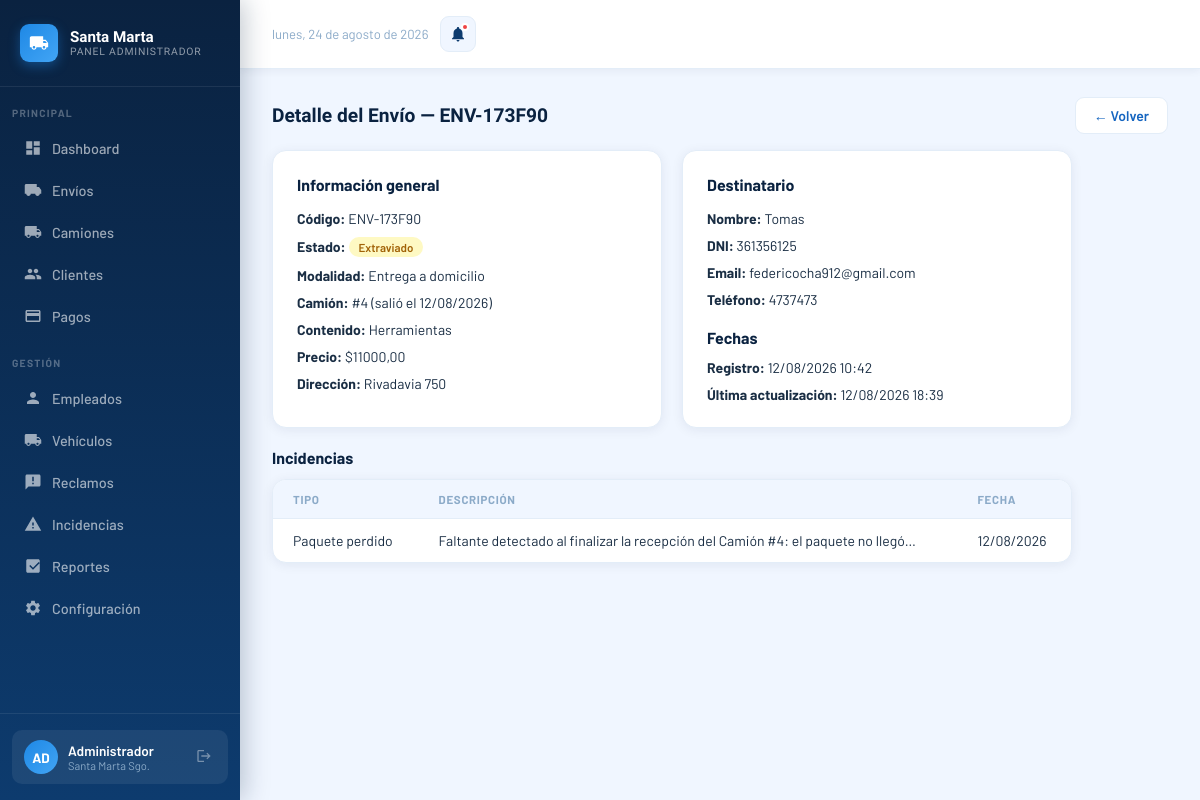
/administrador/envios/27/ (signed in), run on the app's committed database.
### core/models.py (models this page shows, shortened)
class Envio(models.Model):
    ESTADO_CHOICES = [
        ('pendiente', 'Pendiente'),
        ('en_transito', 'En tránsito'),
        ('en_sucursal', 'En sucursal'),
        ('en_reparto', 'En reparto'),
        ('entregado', 'Entregado'),
        ('cancelado', 'Cancelado'),
        ('devuelto', 'Devuelto'),
        ('retenido', 'Retenido'),
        ('extraviado', 'Extraviado'),
    ]
    MODALIDAD_CHOICES = [
        ('domicilio', 'Entrega a domicilio'),
        ('sucursal', 'Retiro en sucursal'),
    ]
    ZONA_CHOICES = [
        ('norte', 'Norte'),
        ('sur', 'Sur'),
        ('este', 'Este'),
        ('oeste', 'Oeste'),
    ]
    codigo = models.CharField(max_length=20, unique=True, editable=False)
    destinatario = models.ForeignKey(Usuario, on_delete=models.PROTECT, related_name='envios')
    despacho = models.ForeignKey(Despacho, on_delete=models.SET_NULL, null=True, blank=True, related_name='envios')
    contenido = models.CharField(max_length=200)
    precio = models.DecimalField(max_digits=10, decimal_places=2)
    estado = models.CharField(max_length=20, choices=ESTADO_CHOICES, default='pendiente')
    modalidad = models.CharField(max_length=20, choices=MODALIDAD_CHOICES)
    direccion_entrega = models.CharField(max_length=200, blank=True)
    zona = models.CharField(max_length=10, choices=ZONA_CHOICES, blank=True)
    fecha_registro = models.DateTimeField(auto_now_add=True)
    fecha_actualizacion = models.DateTimeField(auto_now=True)
    fecha_recepcion = models.DateTimeField(null=True, blank=True)
    fecha_entrega = models.DateTimeField(null=True, blank=True)
    entregado_por = models.ForeignKey(
        Usuario, on_delete=models.SET_NULL, null=True, blank=True, related_name='entregas_realizadas'
    )
    lat = models.FloatField(null=True, blank=True)
    lon = models.FloatField(null=True, blank=True)
    notificado_demora = models.BooleanField(default=False)
    intentos_entrega = models.PositiveSmallIntegerField(default=0)
    ESTADOS_ACTIVOS = ['pendiente', 'en_transito', 'en_sucursal', 'en_reparto']
    UMBRAL_DEMORA_DIAS = 2
    MAX_INTENTOS_ENTREGA = 2
    @property
    def esta_demorado(self):
        return self.estado in self.ESTADOS_ACTIVOS and self.dias_sin_actualizar > self.UMBRAL_DEMORA_DIAS

class Despacho(models.Model):
    fecha_salida = models.DateTimeField(auto_now_add=True)
    recepcion_finalizada = models.BooleanField(default=False)
    fecha_recepcion_finalizada = models.DateTimeField(null=True, blank=True)
    @property
    def total_envios(self):
        return self.envios.count()
    @property
    def envios_recibidos(self):
        return self.envios.exclude(estado__in=['pendiente', 'en_transito', 'extraviado']).count()

class Usuario(AbstractUser):
    ROL_CHOICES = [
        ('admin', 'Administrador'),
        ('empleado', 'Empleado'),
        ('cliente', 'Cliente'),
    ]
    rol = models.CharField(max_length=20, choices=ROL_CHOICES)
    dni = models.CharField(max_length=20, unique=True)
    telefono = models.CharField(max_length=20, blank=True)

class Incidencia(models.Model):
    TIPO_CHOICES = [
        ('danado', 'Paquete dañado'),
        ('perdido', 'Paquete perdido'),
        ('direccion', 'Dirección incorrecta'),
    ]
    envio = models.ForeignKey(Envio, on_delete=models.PROTECT, related_name='incidencias')
    registrado_por = models.ForeignKey(Usuario, on_delete=models.PROTECT)
    tipo = models.CharField(max_length=20, choices=TIPO_CHOICES)
    descripcion = models.TextField()
    fecha = models.DateTimeField(auto_now_add=True)

### administrador/views.py (the view)
# urls.py: path('envios/<int:envio_id>/', views.detalle_envio_view, name='detalle_envio'),
@login_required
def detalle_envio_view(request, envio_id):
    if request.user.rol != 'admin':
        return redirect('inicio')
    try:
        envio = Envio.objects.select_related('destinatario').get(id=envio_id)
    except Envio.DoesNotExist:
        return redirect('admin_dashboard')
    contexto = _contexto_dashboard()
    contexto.update({
        'envio_detalle': envio,
        'envio_pagos': envio.pagos.filter(anulado=False),
        'envio_incidencias': envio.incidencias.all(),
        'mostrar_detalle_envio': True,
    })
    return render(request, 'administrador/dashboard.html', contexto)

### administrador/templates/administrador/dashboard.html (shortened to what this page needs)
{% load l10n %}
<!DOCTYPE html>
<html lang="es">
<head>
</head>
<body>
<aside class="sidebar">
  <div class="sidebar-logo">
    <div class="sidebar-logo-icon">
    </div>
    <div class="sidebar-logo-text">Santa Marta<span>Panel Administrador</span></div>
  </div>
  <div class="sidebar-section">Principal</div>
  <a href="#" class="nav-item active" onclick="showPage('dashboard')">
    <svg viewBox="0 0 24 24" fill="currentColor"><path d="M3 13h8V3H3v10zm0 8h8v-6H3v6zm10 0h8V11h-8v10zm0-18v6h8V3h-8z"/></svg>Dashboard
  </a>
  <a href="#" class="nav-item" onclick="showPage('envios')">
    <svg viewBox="0 0 24 24" fill="currentColor"><path d="M20 8h-3V4H3c-1.1 0-2 .9-2 2v11h2c0 1.66 1.34 3 3 3s3-1.34 3-3h6c0 1.66 1.34 3 3 3s3-1.34 3-3h2v-5l-3-4z"/></svg>Envíos
  </a>
  <a href="#" class="nav-item" onclick="showPage('camiones')">
    Camiones
  </a>
  <a href="#" class="nav-item" onclick="showPage('clientes')">
    Clientes
  </a>
  <a href="#" class="nav-item" onclick="showPage('pagos')">
    <svg viewBox="0 0 24 24" fill="currentColor"><path d="M20 4H4c-1.11 0-2 .89-2 2v12c0 1.11.89 2 2 2h16c1.11 0 2-.89 2-2V6c0-1.11-.89-2-2-2zm0 14H4v-6h16v6zm0-10H4V6h16v2z"/></svg>Pagos
  </a>
  <div class="sidebar-section">Gestión</div>
  <a href="#" class="nav-item" onclick="showPage('empleados')">
    <svg viewBox="0 0 24 24" fill="currentColor"><path d="M12 12c2.21 0 4-1.79 4-4s-1.79-4-4-4-4 1.79-4 4 1.79 4 4 4zm0 2c-2.67 0-8 1.34-8 4v2h16v-2c0-2.66-5.33-4-8-4z"/></svg>Empleados
  </a>
  <a href="#" class="nav-item" onclick="showPage('vehiculos')">
    Vehículos
  </a>
  <a href="#" class="nav-item" onclick="showPage('reclamos')">
    <svg viewBox="0 0 24 24" fill="currentColor"><path d="M20 2H4c-1.1 0-2 .9-2 2v18l4-4h14c1.1 0 2-.9 2-2V4c0-1.1-.9-2-2-2zm-7 9h-2V5h2v6zm0 4h-2v-2h2v2z"/></svg>Reclamos
  </a>
  <a href="#" class="nav-item" onclick="showPage('incidencias')">
    <svg viewBox="0 0 24 24" fill="currentColor"><path d="M1 21h22L12 2 1 21zm12-3h-2v-2h2v2zm0-4h-2v-4h2v4z"/></svg>Incidencias
  </a>
  <a href="#" class="nav-item" onclick="showPage('reportes')">
    <svg viewBox="0 0 24 24" fill="currentColor"><path d="M19 3H5c-1.1 0-2 .9-2 2v14c0 1.1.9 2 2 2h14c1.1 0 2-.9 2-2V5c0-1.1-.9-2-2-2zm-7 14l-5-5 1.41-1.41L12 14.17l7.59-7.59L21 8l-9 9z"/></svg>Reportes
  </a>
  <a href="#" class="nav-item">
    Configuración
  </a>
  <div class="sidebar-footer">
    <div class="user-badge">
      <div class="user-avatar">AD</div>
      <div class="user-info">
        <div class="user-name">Administrador</div>
        <div class="user-role">Santa Marta Sgo.</div>
      </div>
      <form method="POST" action="{% url 'logout' %}">
        <button type="submit" class="logout-btn">
          <svg viewBox="0 0 24 24" fill="currentColor"><path d="M17 7l-1.41 1.41L18.17 11H8v2h10.17l-2.58 2.58L17 17l5-5zM4 5h8V3H4c-1.1 0-2 .9-2 2v14c0 1.1.9 2 2 2h8v-2H4V5z"/></svg>
        </button>
      </form>
    </div>
  </div>
</aside>
<div class="main">
  <div class="topbar">
    <div class="topbar-right">
      <span class="topbar-date" id="topbar-date"></span>
      <div class="notif-btn">
        <svg viewBox="0 0 24 24" fill="currentColor"><path d="M12 22c1.1 0 2-.9 2-2h-4c0 1.1.9 2 2 2zm6-6v-5c0-3.07-1.64-5.64-4.5-6.32V4c0-.83-.67-1.5-1.5-1.5s-1.5.67-1.5 1.5v.68C7.63 5.36 6 7.92 6 11v5l-2 2v1h16v-1l-2-2z"/></svg>
        <div class="notif-dot"></div>
      </div>
    </div>
  </div>
  <div class="content">
    {% if envio_detalle %}
    <div id="page-detalle-envio-{{ envio_detalle.id }}" style="display:none;">
      <div class="section-header">
        <div class="section-title">Detalle del Envío — {{ envio_detalle.codigo }}</div>
        <button class="btn btn-outline" onclick="showPage('envios')">← Volver</button>
      </div>
      <div style="display:grid;grid-template-columns:1fr 1fr;gap:20px;max-width:800px;">
        <div style="background:white;border-radius:14px;padding:24px;box-shadow:0 2px 12px rgba(10,34,64,.07);border:1px solid var(--gray-light);">
          <h3 style="font-size:1rem;font-weight:700;color:var(--blue-dark);margin-bottom:16px;">Información general</h3>
          <div style="display:flex;flex-direction:column;gap:10px;font-size:.875rem;">
            <div><strong>Código:</strong> {{ envio_detalle.codigo }}</div>
            <div><strong>Estado:</strong> <span class="badge
              {% if envio_detalle.estado == 'en_reparto' %}badge-reparto
              {% elif envio_detalle.estado == 'en_sucursal' %}badge-sucursal
              {% elif envio_detalle.estado == 'entregado' %}badge-entregado
              {% elif envio_detalle.estado == 'en_transito' %}badge-transit
              {% else %}badge-pendiente{% endif %}">{{ envio_detalle.get_estado_display }}</span>
            </div>
            <div><strong>Modalidad:</strong> {{ envio_detalle.get_modalidad_display }}</div>
            {% if envio_detalle.despacho %}<div><strong>Camión:</strong> #{{ envio_detalle.despacho.id }} (salió el {{ envio_detalle.despacho.fecha_salida|date:"d/m/Y" }})</div>{% endif %}
            <div><strong>Contenido:</strong> {{ envio_detalle.contenido }}</div>
            <div><strong>Precio:</strong> ${{ envio_detalle.precio }}</div>
            {% if envio_detalle.direccion_entrega %}<div><strong>Dirección:</strong> {{ envio_detalle.direccion_entrega }}</div>{% endif %}
          </div>
        </div>
        <div style="background:white;border-radius:14px;padding:24px;box-shadow:0 2px 12px rgba(10,34,64,.07);border:1px solid var(--gray-light);">
          <h3 style="font-size:1rem;font-weight:700;color:var(--blue-dark);margin-bottom:16px;">Destinatario</h3>
          <div style="display:flex;flex-direction:column;gap:10px;font-size:.875rem;">
            <div><strong>Nombre:</strong> {{ envio_detalle.destinatario.get_full_name|default:envio_detalle.destinatario.username }}</div>
            <div><strong>DNI:</strong> {{ envio_detalle.destinatario.dni }}</div>
            <div><strong>Email:</strong> {{ envio_detalle.destinatario.email|default:"—" }}</div>
            <div><strong>Teléfono:</strong> {{ envio_detalle.destinatario.telefono|default:"—" }}</div>
          </div>
          <h3 style="font-size:1rem;font-weight:700;color:var(--blue-dark);margin:20px 0 12px;">Fechas</h3>
          <div style="display:flex;flex-direction:column;gap:10px;font-size:.875rem;">
            <div><strong>Registro:</strong> {{ envio_detalle.fecha_registro|date:"d/m/Y H:i" }}</div>
            <div><strong>Última actualización:</strong> {{ envio_detalle.fecha_actualizacion|date:"d/m/Y H:i" }}</div>
          </div>
        </div>
      </div>
      {% if envio_incidencias %}
      <div style="margin-top:20px;max-width:800px;">
        <h3 style="font-size:1rem;font-weight:700;color:var(--blue-dark);margin-bottom:12px;">Incidencias</h3>
        <div class="table-card">
          <table>
            <thead><tr><th>Tipo</th><th>Descripción</th><th>Fecha</th></tr></thead>
            <tbody>
              {% for inc in envio_incidencias %}
              <tr>
                <td>{{ inc.get_tipo_display }}</td>
                <td>{{ inc.descripcion|truncatechars:80 }}</td>
                <td>{{ inc.fecha|date:"d/m/Y" }}</td>
              </tr>
              {% endfor %}
            </tbody>
          </table>
        </div>
      </div>
      {% endif %}
    </div>
    {% endif %}
  </div>
</div>
</body>
</html>

### data on the page
Envio: codigo "ENV-173F90", estado "Extraviado", modalidad "Entrega a domicilio", despacho.id "4", despacho.fecha_salida "12/08/2026", contenido "Herramientas", precio "11000,00", direccion_entrega "Rivadavia 750", destinatario.get_full_name "Tomas", destinatario.dni "361356125", destinatario.email "federicocha912@gmail.com", destinatario.telefono "4737473", fecha_registro "12/08/2026 10:42", fecha_actualizacion "12/08/2026 18:39"
Incidencia: tipo "Paquete perdido", descripcion "Faltante detectado al finalizar la recepción del Camión #4: el paquete no llegó…", fecha "12/08/2026"
